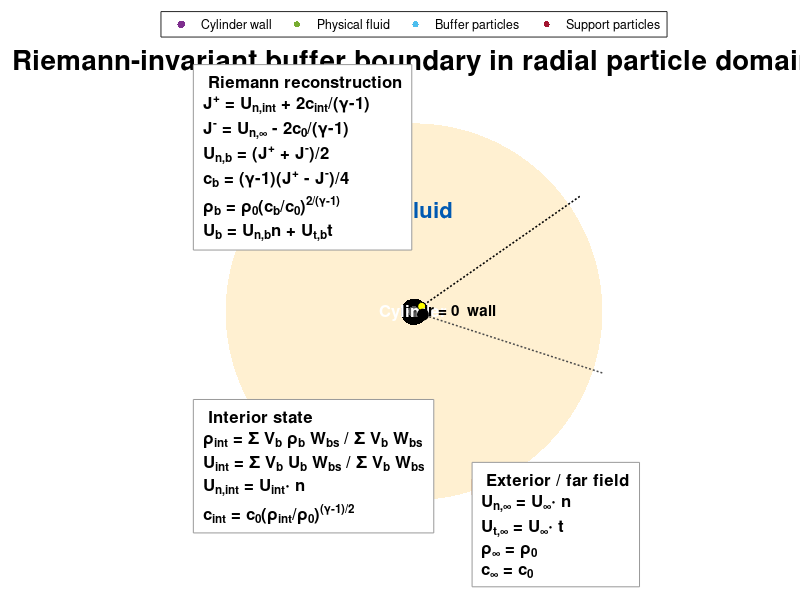

Write MATLAB code to recreate this figure.
clear; clc; close all;

%% ============================================================
% RADIAL RIEMANN-INVARIANT BUFFER BOUNDARY ILLUSTRATION
% Matches the radial particle structure used in the C++ solver
% ============================================================

%% ------------------------------------------------------------
% Solver geometry / parameters
% ------------------------------------------------------------

PI = pi;

Dcylinder = 0.1;
r0 = 0.5*Dcylinder;

R = 10*Dcylinder;

dr0 = Dcylinder/10.0;

Nr = 50;
Nbuffer = 8;
NrTotal = Nr + Nbuffer;

NsupportLayers = 3;

gammaEOS = 7.0;
rho0 = 1000.0;

inletVelocity = 0.1;
flowAngle = 0.0;

inletVelocityX = ...
    inletVelocity*cos(flowAngle);

inletVelocityY = ...
    inletVelocity*sin(flowAngle);

c0 = 20.0*inletVelocity;


%% ============================================================
% Radial stretching: same logic as C++ solver
% ============================================================

target = (R-r0)/dr0;

radialSum = @(qA,N) ...
    (abs(qA-1.0)<1e-12).*N ...
    + ...
    (abs(qA-1.0)>=1e-12) ...
    .*((qA.^N-1.0)./(qA-1.0));

qAlow = 0.0;
qAhigh = 2.0;

maxiter = 1000;
tolerance = 1.0e-6;

qA = 1.0;

for iter = 1:maxiter

    qAmid = ...
        0.5*(qAlow+qAhigh);

    errorQ = ...
        radialSum(qAmid,Nr) ...
        - target;

    if abs(errorQ) < tolerance
        qA = qAmid;
        break;
    end

    if radialSum(qAmid,Nr) < target
        qAlow = qAmid;
    else
        qAhigh = qAmid;
    end

    qA = qAmid;
end

Apolar = log(qA);

Bpolar = ...
    dr0/(qA-1.0);


%% ============================================================
% Angular discretisation
% ============================================================

NTheta = ...
    round(2*PI*r0/dr0);

dTheta0 = ...
    2*PI/NTheta;

thetaList = ...
    (0:NTheta-1)*dTheta0;


%% ============================================================
% Radial particle-ring positions
%
% ir = 0                cylinder wall
% ir = 1 ... Nr         physical fluid
% ir = Nr+1 ... NrTotal buffer
% ============================================================

rRings = ...
    zeros(NrTotal+1,1);

rRings(1) = r0;

for ir = 1:NrTotal

    rRings(ir+1) = ...
        Bpolar*(qA^ir-1.0) ...
        + r0;

end


%% ============================================================
% Important radii
% ============================================================

rFirstFluid = ...
    rRings(2);

rInterface = ...
    rRings(Nr+1);

rFirstBuffer = ...
    rRings(Nr+2);

rLastBuffer = ...
    rRings(NrTotal+1);


%% ============================================================
% Support rings
%
% Support layers are mirrored from corresponding outer
% fluid rings across r = r0
% ============================================================

supportRings = [];

for layer = 1:NsupportLayers

    rFluid = ...
        rRings(layer+1);

    rSupport = ...
        2.0*r0-rFluid;

    if rSupport > 0.0

        supportRings(end+1) = ...
            rSupport; %#ok<SAGROW>

    end
end


%% ============================================================
% Choose one angular column for Riemann illustration
% ============================================================

k0 = 4;

theta0 = ...
    thetaList(k0);

er = ...
    [cos(theta0), ...
     sin(theta0)];

et = ...
    [-sin(theta0), ...
      cos(theta0)];


%% ============================================================
% Figure
% ============================================================

fig = figure( ...
    'Color','w', ...
    'Position',[60 40 1300 900], ...
    'Name','Radial Riemann-Invariant Boundary', ...
    'NumberTitle','off');

ax = axes(fig);

hold(ax,'on');

axis(ax,'equal');

axis(ax, ...
    1.18*[-R R -R R]);

axis(ax,'off');

title( ...
    'Riemann-invariant buffer boundary in radial particle domain', ...
    'FontSize',20, ...
    'FontWeight','bold');


%% ============================================================
% Region backgrounds
% ============================================================

th = ...
    linspace(0,2*pi,800);

% Buffer/exterior region
patch( ...
    R*cos(th), ...
    R*sin(th), ...
    [1.00 0.94 0.82], ...
    'EdgeColor','none');

% Physical-fluid region
patch( ...
    rInterface*cos(th), ...
    rInterface*sin(th), ...
    [0.88 0.94 1.00], ...
    'EdgeColor','none');

% Cylinder
patch( ...
    r0*cos(th), ...
    r0*sin(th), ...
    [0.35 0.35 0.35], ...
    'EdgeColor','k', ...
    'LineWidth',1.5);


%% ============================================================
% Important ring lines
% ============================================================

% Cylinder wall
plot( ...
    r0*cos(th), ...
    r0*sin(th), ...
    'k-', ...
    'LineWidth',1.5);

% Last physical-fluid ring / Riemann interface
plot( ...
    rInterface*cos(th), ...
    rInterface*sin(th), ...
    'r--', ...
    'LineWidth',1.8);

% First buffer ring
plot( ...
    rFirstBuffer*cos(th), ...
    rFirstBuffer*sin(th), ...
    '--', ...
    'Color',[0.90 0.45 0.10], ...
    'LineWidth',1.3);

% Outermost buffer ring
plot( ...
    rLastBuffer*cos(th), ...
    rLastBuffer*sin(th), ...
    'k-', ...
    'LineWidth',1.3);


%% ============================================================
% Plot support particles
% ============================================================

for layer = 1:numel(supportRings)

    rr = ...
        supportRings(layer);

    xRing = ...
        rr*cos(thetaList);

    yRing = ...
        rr*sin(thetaList);

    scatter( ...
        xRing, ...
        yRing, ...
        24, ...
        [0.49 0.18 0.56], ...
        'filled', ...
        'MarkerFaceAlpha',0.75);

end


%% ============================================================
% Plot wall particles
% ============================================================

xWall = ...
    r0*cos(thetaList);

yWall = ...
    r0*sin(thetaList);

scatter( ...
    xWall, ...
    yWall, ...
    32, ...
    'k', ...
    'filled');


%% ============================================================
% Plot physical-fluid particles
% ============================================================

for ir = 1:Nr

    rr = ...
        rRings(ir+1);

    xRing = ...
        rr*cos(thetaList);

    yRing = ...
        rr*sin(thetaList);

    scatter( ...
        xRing, ...
        yRing, ...
        14, ...
        [0 0.45 0.74], ...
        'filled', ...
        'MarkerFaceAlpha',0.55);

end


%% ============================================================
% Plot buffer particles
% ============================================================

for ir = Nr+1:NrTotal

    rr = ...
        rRings(ir+1);

    xRing = ...
        rr*cos(thetaList);

    yRing = ...
        rr*sin(thetaList);

    scatter( ...
        xRing, ...
        yRing, ...
        18, ...
        [0.93 0.55 0.13], ...
        'filled', ...
        'MarkerFaceAlpha',0.8);

end


%% ============================================================
% Highlight one radial particle column
% ============================================================

plot( ...
    [0 1.08*R*er(1)], ...
    [0 1.08*R*er(2)], ...
    'k:', ...
    'LineWidth',1.2);

% Physical and buffer particles along this ray
for ir = 0:NrTotal

    rr = ...
        rRings(ir+1);

    plot( ...
        rr*er(1), ...
        rr*er(2), ...
        'ko', ...
        'MarkerSize',6, ...
        'MarkerFaceColor','y');

end

% Support particles along same ray
for layer = 1:numel(supportRings)

    rr = ...
        supportRings(layer);

    plot( ...
        rr*er(1), ...
        rr*er(2), ...
        'ko', ...
        'MarkerSize',6, ...
        'MarkerFaceColor',[0.80 0.60 1.00]);

end


%% ============================================================
% Key particle locations
% ============================================================

pWall = ...
    r0*er;

pFirstFluid = ...
    rFirstFluid*er;

pInterface = ...
    rInterface*er;

pFirstBuffer = ...
    rFirstBuffer*er;

pLastBuffer = ...
    rLastBuffer*er;


%% ============================================================
% Normal and tangential directions at interface
% ============================================================

normalArrowLength = ...
    0.14*R;

tangentArrowLength = ...
    0.10*R;

quiver( ...
    pInterface(1), ...
    pInterface(2), ...
    normalArrowLength*er(1), ...
    normalArrowLength*er(2), ...
    0, ...
    'k', ...
    'LineWidth',2.2, ...
    'MaxHeadSize',0.8);

text( ...
    pInterface(1) ...
        + 1.15*normalArrowLength*er(1), ...
    pInterface(2) ...
        + 1.15*normalArrowLength*er(2), ...
    '\bf n = e_r', ...
    'FontSize',14, ...
    'Interpreter','tex');

quiver( ...
    pInterface(1), ...
    pInterface(2), ...
    tangentArrowLength*et(1), ...
    tangentArrowLength*et(2), ...
    0, ...
    'Color',[0.35 0.35 0.35], ...
    'LineWidth',2.0, ...
    'MaxHeadSize',0.8);

text( ...
    pInterface(1) ...
        + 1.15*tangentArrowLength*et(1), ...
    pInterface(2) ...
        + 1.15*tangentArrowLength*et(2), ...
    '\bf t = e_\theta', ...
    'FontSize',14, ...
    'Color',[0.35 0.35 0.35], ...
    'Interpreter','tex');


%% ============================================================
% Riemann characteristic arrows
% ============================================================

% J+ comes from interior toward boundary
pJplus = ...
    0.70*rInterface*er;

quiver( ...
    pJplus(1), ...
    pJplus(2), ...
    0.18*R*er(1), ...
    0.18*R*er(2), ...
    0, ...
    'Color',[0 0.35 0.80], ...
    'LineWidth',3, ...
    'MaxHeadSize',0.8);

text( ...
    pJplus(1)-0.03*R, ...
    pJplus(2)+0.08*R, ...
    'Outgoing J^+', ...
    'Color',[0 0.35 0.80], ...
    'FontSize',14, ...
    'FontWeight','bold');

% J- comes from far field toward boundary
pJminus = ...
    1.04*rLastBuffer*er;

quiver( ...
    pJminus(1), ...
    pJminus(2), ...
    -0.18*R*er(1), ...
    -0.18*R*er(2), ...
    0, ...
    'Color',[0.10 0.55 0.15], ...
    'LineWidth',3, ...
    'MaxHeadSize',0.8);

text( ...
    pJminus(1)+0.02*R, ...
    pJminus(2)+0.08*R, ...
    'Incoming J^-', ...
    'Color',[0.10 0.55 0.15], ...
    'FontSize',14, ...
    'FontWeight','bold');


%% ============================================================
% Region labels
% ============================================================

text( ...
    0,0, ...
    'Cylinder', ...
    'Color','w', ...
    'FontSize',12, ...
    'FontWeight','bold', ...
    'HorizontalAlignment','center');

text( ...
    -0.55*R, ...
     0.53*R, ...
    'Physical fluid', ...
    'FontSize',16, ...
    'FontWeight','bold', ...
    'Color',[0 0.35 0.70]);

text( ...
     0.30*R, ...
    -0.94*R, ...
    'Buffer region', ...
    'FontSize',16, ...
    'FontWeight','bold', ...
    'Color',[0.80 0.35 0.05]);

if ~isempty(supportRings)

    text( ...
        -0.20*R, ...
        -0.05*R, ...
        'Support particles', ...
        'FontSize',12, ...
        'FontWeight','bold', ...
        'Color',[0.49 0.18 0.56]);

end


%% ============================================================
% Layer-label ray
% ============================================================

thetaLayer = ...
    deg2rad(-18);

erLayer = ...
    [cos(thetaLayer), ...
     sin(thetaLayer)];

etLayer = ...
    [-sin(thetaLayer), ...
      cos(thetaLayer)];

labelOffset = ...
    0.024*R;

plot( ...
    [0 1.06*R*erLayer(1)], ...
    [0 1.06*R*erLayer(2)], ...
    ':', ...
    'Color',[0.3 0.3 0.3], ...
    'LineWidth',1.1);


%% ============================================================
% Support-layer labels
% ============================================================

for layer = 1:numel(supportRings)

    rr = ...
        supportRings(layer);

    xp = ...
        rr*erLayer(1);

    yp = ...
        rr*erLayer(2);

    plot( ...
        xp,yp, ...
        'o', ...
        'MarkerSize',7, ...
        'MarkerFaceColor',[0.49 0.18 0.56], ...
        'MarkerEdgeColor','k');

    text( ...
        xp + labelOffset*etLayer(1), ...
        yp + labelOffset*etLayer(2), ...
        sprintf('S_%d',layer), ...
        'FontSize',11, ...
        'FontWeight','bold', ...
        'Color',[0.49 0.18 0.56]);

end


%% ============================================================
% Wall layer label
% ============================================================

xp = ...
    r0*erLayer(1);

yp = ...
    r0*erLayer(2);

plot( ...
    xp,yp, ...
    'ko', ...
    'MarkerSize',8, ...
    'MarkerFaceColor','k');

text( ...
    xp + labelOffset*etLayer(1), ...
    yp + labelOffset*etLayer(2), ...
    'ir = 0  wall', ...
    'FontSize',11, ...
    'FontWeight','bold');


%% ============================================================
% Fluid-layer labels
% ============================================================

labelEveryFluid = 10;

for ir = 1:Nr

    rr = ...
        rRings(ir+1);

    xp = ...
        rr*erLayer(1);

    yp = ...
        rr*erLayer(2);

    plot( ...
        xp,yp, ...
        '.', ...
        'Color',[0 0.45 0.74], ...
        'MarkerSize',13);

    if ...
        ir == 1 ...
        || mod(ir,labelEveryFluid) == 0 ...
        || ir == Nr

        text( ...
            xp + labelOffset*etLayer(1), ...
            yp + labelOffset*etLayer(2), ...
            sprintf('ir = %d',ir), ...
            'FontSize',10, ...
            'Color',[0 0.35 0.70]);

    end
end


%% ============================================================
% Riemann-interface label
% ============================================================

xp = ...
    rInterface*erLayer(1);

yp = ...
    rInterface*erLayer(2);

plot( ...
    xp,yp, ...
    'o', ...
    'MarkerSize',10, ...
    'MarkerFaceColor','r', ...
    'MarkerEdgeColor','k');

text( ...
    xp + 2.2*labelOffset*etLayer(1), ...
    yp + 2.2*labelOffset*etLayer(2), ...
    sprintf('ir = %d  Riemann interface',Nr), ...
    'FontSize',11, ...
    'Color','r', ...
    'FontWeight','bold');


%% ============================================================
% Buffer-layer labels
% ============================================================

for ir = Nr+1:NrTotal

    rr = ...
        rRings(ir+1);

    xp = ...
        rr*erLayer(1);

    yp = ...
        rr*erLayer(2);

    plot( ...
        xp,yp, ...
        'o', ...
        'MarkerSize',6, ...
        'MarkerFaceColor',[0.93 0.55 0.13], ...
        'MarkerEdgeColor','k');

    text( ...
        xp + labelOffset*etLayer(1), ...
        yp + labelOffset*etLayer(2), ...
        sprintf('ir = %d',ir), ...
        'FontSize',10, ...
        'Color',[0.80 0.35 0.05]);

end


%% ============================================================
% Interior-state equation box
% ============================================================

txtInterior = {
    '\bf Interior state'
    '\rho_{int} = \Sigma V_b \rho_b W_{bs} / \Sigma V_b W_{bs}'
    'U_{int} = \Sigma V_b U_b W_{bs} / \Sigma V_b W_{bs}'
    'U_{n,int} = U_{int}\cdot n'
    'c_{int} = c_0(\rho_{int}/\rho_0)^{(\gamma-1)/2}'
    };

text( ...
    -1.12*R, ...
    -0.82*R, ...
    txtInterior, ...
    'FontSize',12, ...
    'Interpreter','tex', ...
    'BackgroundColor','w', ...
    'EdgeColor',[0.6 0.6 0.6], ...
    'Margin',7);


%% ============================================================
% Exterior-state equation box
% ============================================================

txtExterior = {
    '\bf Exterior / far field'
    'U_{n,\infty} = U_\infty\cdot n'
    'U_{t,\infty} = U_\infty\cdot t'
    '\rho_\infty = \rho_0'
    'c_\infty = c_0'
    };

text( ...
     0.36*R, ...
    -1.13*R, ...
    txtExterior, ...
    'FontSize',12, ...
    'Interpreter','tex', ...
    'BackgroundColor','w', ...
    'EdgeColor',[0.6 0.6 0.6], ...
    'Margin',7);


%% ============================================================
% Riemann reconstruction equation box
% ============================================================

txtRiemann = {
    '\bf Riemann reconstruction'
    'J^+ = U_{n,int} + 2c_{int}/(\gamma-1)'
    'J^- = U_{n,\infty} - 2c_0/(\gamma-1)'
    'U_{n,b} = (J^+ + J^-)/2'
    'c_b = (\gamma-1)(J^+ - J^-)/4'
    '\rho_b = \rho_0(c_b/c_0)^{2/(\gamma-1)}'
    'U_b = U_{n,b}n + U_{t,b}t'
    };

text( ...
    -1.12*R, ...
     0.82*R, ...
    txtRiemann, ...
    'FontSize',12, ...
    'Interpreter','tex', ...
    'BackgroundColor','w', ...
    'EdgeColor',[0.6 0.6 0.6], ...
    'Margin',7);


%% ============================================================
% Region-range labels
% ============================================================

rMidFluid = ...
    0.5*(rFirstFluid+rInterface);

text( ...
    rMidFluid*erLayer(1) ...
        - 0.08*R, ...
    rMidFluid*erLayer(2) ...
        - 0.10*R, ...
    sprintf( ...
        'Physical fluid\nir = 1 ... %d', ...
        Nr), ...
    'FontSize',11, ...
    'Color',[0 0.35 0.70], ...
    'FontWeight','bold', ...
    'HorizontalAlignment','center');

rMidBuffer = ...
    0.5*(rFirstBuffer+rLastBuffer);

text( ...
    rMidBuffer*erLayer(1) ...
        - 0.08*R, ...
    rMidBuffer*erLayer(2) ...
        - 0.10*R, ...
    sprintf( ...
        'Buffer\nir = %d ... %d', ...
        Nr+1, ...
        NrTotal), ...
    'FontSize',11, ...
    'Color',[0.80 0.35 0.05], ...
    'FontWeight','bold', ...
    'HorizontalAlignment','center');

if ~isempty(supportRings)

    rMidSupport = ...
        mean(supportRings);

    text( ...
        rMidSupport*erLayer(1) ...
            - 0.05*R, ...
        rMidSupport*erLayer(2) ...
            - 0.06*R, ...
        sprintf( ...
            'Support\nS_1 ... S_%d', ...
            numel(supportRings)), ...
        'FontSize',10, ...
        'Color',[0.49 0.18 0.56], ...
        'FontWeight','bold', ...
        'HorizontalAlignment','center');

end


%% ============================================================
% Legend
% ============================================================

h1 = ...
    scatter(nan,nan,32,'k','filled');

h2 = ...
    scatter( ...
        nan,nan, ...
        20, ...
        [0 0.45 0.74], ...
        'filled');

h3 = ...
    scatter( ...
        nan,nan, ...
        20, ...
        [0.93 0.55 0.13], ...
        'filled');

h4 = ...
    scatter( ...
        nan,nan, ...
        20, ...
        [0.49 0.18 0.56], ...
        'filled');

legend( ...
    [h1 h2 h3 h4], ...
    { ...
        'Cylinder wall', ...
        'Physical fluid', ...
        'Buffer particles', ...
        'Support particles' ...
    }, ...
    'Location','northoutside', ...
    'Orientation','horizontal');

hold(ax,'off');
